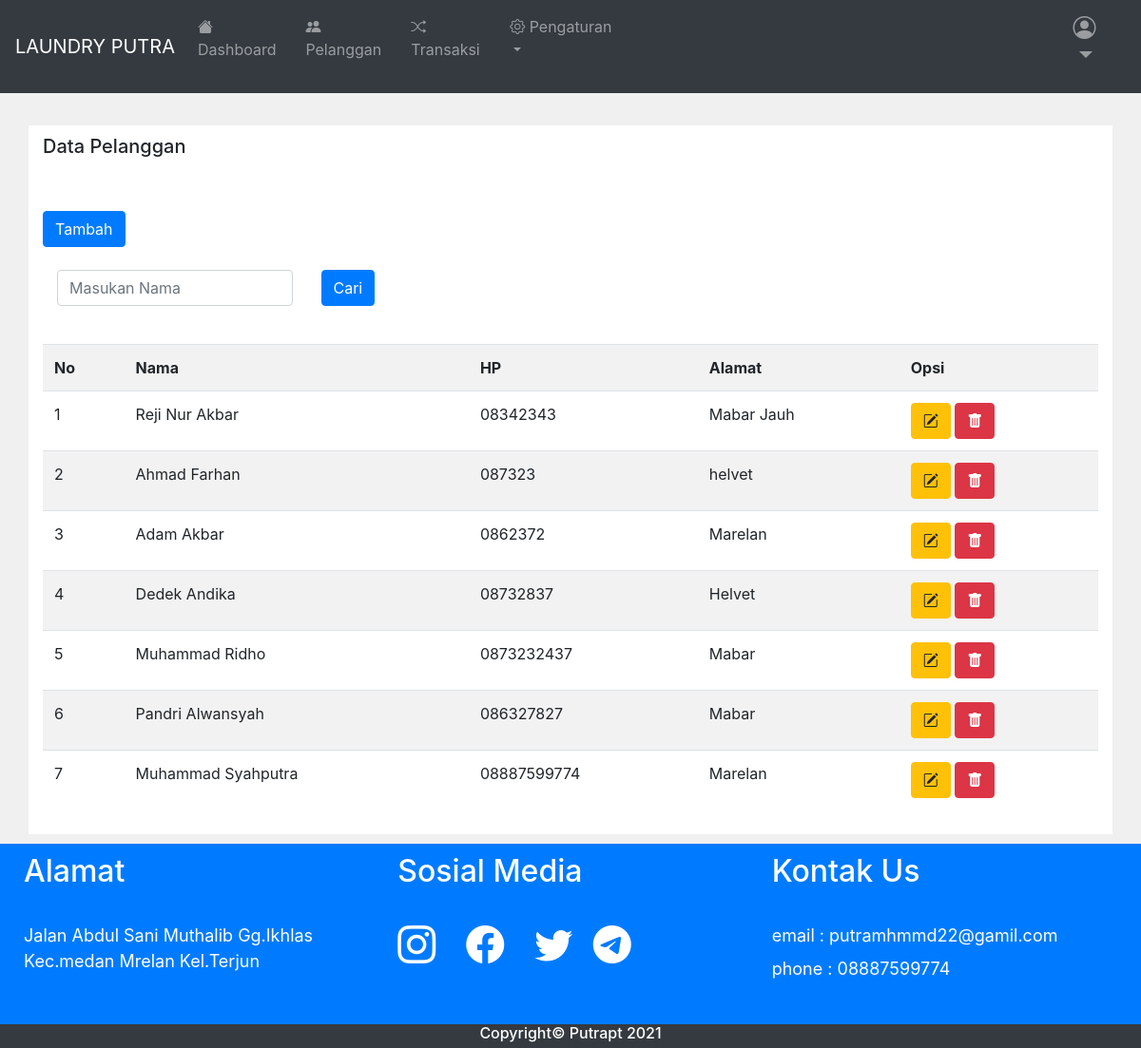
Screenshot of /admin/pelanggan.php (signed in) with the database file from the repository.
### tables this page shows
CREATE TABLE `pelanggan` (
  `pelanggan_id` int(11) NOT NULL,
  `pelanggan_nama` varchar(225) NOT NULL,
  `pelanggan_hp` varchar(20) NOT NULL,
  `pelanggan_alamat` text NOT NULL
);

### function.php (called while the page is built, shortened)
<?php
$con = mysqli_connect("localhost","root","","db_laundry");
function tampilpelanggan($query){
    global $con;
    $data = mysqli_query($con,$query);
    $rows = [];
    while ( $row = mysqli_fetch_assoc($data) ) {
        $rows[] = $row;
    }
    return $rows;
}
 ?>

### admin/pelanggan.php (the view, shortened to what this page needs)
<?php
require '../function.php';
$pelanggan = tampilpelanggan("SELECT *  FROM pelanggan ORDER BY pelanggan_id DESC");
?>
<!DOCTYPE html>
<html>
<head>
    <link rel="stylesheet" href="https://cdn.jsdelivr.net/npm/bootstrap-icons@1.4.0/font/bootstrap-icons.css">
    <link rel="stylesheet" href="https://maxcdn.bootstrapcdn.com/bootstrap/4.0.0/css/bootstrap.min.css">
    <link rel="stylesheet" href="https://use.fontawesome.com/releases/v5.7.2/css/all.css">
</head>
<body style="background: #f0f0f0">
    <?php include '../header.php'; ?>
    <br>
    <div class="container" style="background-color: white;">
        <h5>Data Pelanggan</h5><br><br>
        <a href="crud_pelanggan/tambahpelanggan.php">
            <button type="button" class="btn btn-primary">Tambah</button>
        </a>
        <br><br>
        <div class="col-md-3 col-offset-3" style="float: left;">
            <form method="post" class="form-group">
                <input type="text" name="inputan" class="form-control" autofocus autocomplete="off" placeholder="Masukan Nama"><br>
        </div>
        <div class="col-md-3 col-offset-3" style="float: left;">
            <button type="submit" name="cari" class="btn btn-primary">Cari</button>
        </div>
        <br><br><br>
        <div class="table-responsive">
            <table class="table table-striped">
                <tr>
                    <th>No</th>
                    <th>Nama</th>
                    <th>HP</th>
                    <th>Alamat</th>
                    <th>Opsi</th>
                </tr>
                <?php $i = 1; ?>
                <?php foreach ($pelanggan as $customer) : ?>
                    <tr>
                        <td><?= $i++; ?></td>
                        <td><?= $customer['pelanggan_nama']; ?></td>
                        <td><?= $customer['pelanggan_hp']; ?></td>
                        <td><?= $customer['pelanggan_alamat']; ?></td>
                        <td>
                            <a href="crud_pelanggan/editpelanggan.php?id=<?= $customer['pelanggan_id']; ?>" class="btn btn-warning">
                                <i class="bi bi-pencil-square"></i>
                            </a>
                            <a href="crud_pelanggan/hapuspelanggan.php?id=<?= $customer['pelanggan_id']; ?>" onclick="return confirm('Ingin menghapus Ini?')" class="btn btn-danger">
                                <i class="bi bi-trash-fill"></i>
                            </a>
                        </td>
                    </tr>
                <?php endforeach ?>
            </table>
        </div>
    </div>
    <?php include '../footer.php' ?>
</body>
</html>

### header.php (shortened to what this page needs)
<!DOCTYPE html>
<html>
<head>
    <link rel="stylesheet" href="https://cdn.jsdelivr.net/npm/bootstrap-icons@1.4.0/font/bootstrap-icons.css">
    <link rel="stylesheet" href="https://maxcdn.bootstrapcdn.com/bootstrap/4.0.0/css/bootstrap.min.css">
    <link rel="stylesheet" href="https://use.fontawesome.com/releases/v5.7.2/css/all.css">
</head>
<body>
    <nav class="navbar navbar-expand-lg navbar-dark bg-dark">
        <a class="navbar-brand" href="#">LAUNDRY PUTRA</a>
        <div class="collapse navbar-collapse" id="navbarNavDropdown">
            <ul class="navbar-nav">
                <li class="nav-item">
                    <a class="nav-link" href="dashboard.php"><i class="bi bi-house-fill"></i> Dashboard <span class="sr-only">(current)</span></a>
                </li>
                <li class="nav-item">
                    <a class="nav-link" href="pelanggan.php"><i class="bi bi-people-fill"></i> Pelanggan</a>
                </li>
                <li class="nav-item">
                    <a class="nav-link" href="transaksi.php"><i class="bi bi-shuffle"></i> Transaksi</a>
                </li>
                <li class="nav-item dropdown">
                    <a class="nav-link dropdown-toggle" href="#" id="navbarDropdownMenuLink" data-toggle="dropdown" aria-haspopup="true" aria-expanded="false">
                        <i class="bi bi-gear"></i> Pengaturan
                    </a>
                </li>
                <h4>
                    <li class="nav-item dropdown">
                        <a class="nav-link dropdown-toggle" href="#" id="navbarDropdownMenuLink" data-toggle="dropdown" aria-haspopup="true" aria-expanded="false">
                            <i class="bi bi-person-circle"></i>
                        </a>
                    </li>
                </h4>
            </ul>
        </div>
    </nav>
</body>
</html>

### footer.php (shortened to what this page needs)
<!DOCTYPE html>
<html>
<head>
</head>
<body>
                    <div class="col-md-12 col-offset-12 bg-primary" style="padding: 10px;">
                        <div class="col-md-4 col-offset-4" style="float: left;">
                            <h2>Alamat</h2><br>
                            Jalan Abdul Sani Muthalib Gg.Ikhlas Kec.medan Mrelan Kel.Terjun
                        </div>
                        <div class="col-md-4 col-offset-4" style="float: left;">
                            <h2>Sosial Media</h2><br>
                            <h1>
                                <a href="https://www.instagram.com/mhmmdsyahputra_22/" target="_blank">
                                    <i class="bi bi-instagram"></i>
                                </a>&nbsp;
                                <a href="https://web.facebook.com/mhd.syahputra.7777" target="_blank">
                                    <i class="bi bi-facebook"></i>
                                </a>&nbsp;
                                <i class="bi bi-twitter"></i>&nbsp;
                                <i class="bi bi-telegram"></i>
                            </h1>
                        </div>
                        <div class="col-md-4 col-offset-4" style="float: left;">
                            <h2>Kontak Us</h2><br>
                            <label>email : putramhmmd22@gamil.com</label>
                            <label>phone : 08887599774</label>
                        </div>
                    </div>
                    <div class="col-md-12 col-offset-12 bg-dark" style="height: 25px;line-height: 25px;">
                        <center><h6>Copyright&copy; Putrapt 2021</h6></center>
                    </div>
</body>
</html>

### admin/pelanggan.php (style rules this page uses)
.container { padding: 10px; margin: 10px; }

### footer.php (style rules this page uses)
.col-md-12 { color: white; font-size: 18px; }
.col-md-12 a { color: white; }

### rows the page displays
pelanggan: pelanggan_nama "Reji Nur Akbar", pelanggan_hp "08342343", pelanggan_alamat "Mabar Jauh"
pelanggan: pelanggan_nama "Ahmad Farhan", pelanggan_hp "087323", pelanggan_alamat "helvet"
pelanggan: pelanggan_nama "Adam Akbar", pelanggan_hp "0862372", pelanggan_alamat "Marelan"
pelanggan: pelanggan_nama "Dedek Andika", pelanggan_hp "08732837", pelanggan_alamat "Helvet"
pelanggan: pelanggan_nama "Muhammad Ridho", pelanggan_hp "0873232437", pelanggan_alamat "Mabar"
pelanggan: pelanggan_nama "Pandri Alwansyah", pelanggan_hp "086327827", pelanggan_alamat "Mabar"
pelanggan: pelanggan_nama "Muhammad Syahputra", pelanggan_hp "08887599774", pelanggan_alamat "Marelan"
